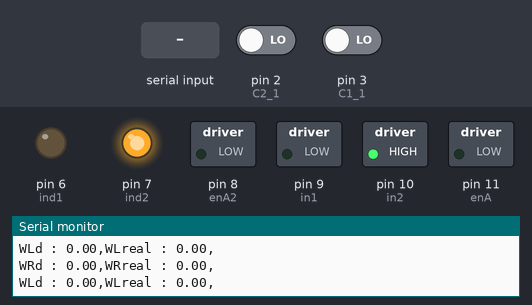
Recording of a sketch running on a simulated Arduino Uno, built with avr-gcc and run on an emulated ATmega328P. Shown: switched loads named in the sketch (green lamp = pin HIGH), output pins drawn as LEDs (lit = HIGH), the last lines printed to the serial monitor. Inputs (shaded band) come from the test bench; at power-on: pin 2 (C2_1) LOW, pin 3 (C1_1) LOW.

Above: at 1.2 s.
1.3 s: "30,150\n" received over Serial
At 2.8 s:
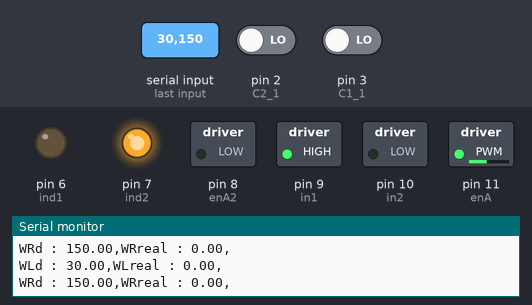
3.1 s: "90,45\n" received over Serial
At 3.6 s:
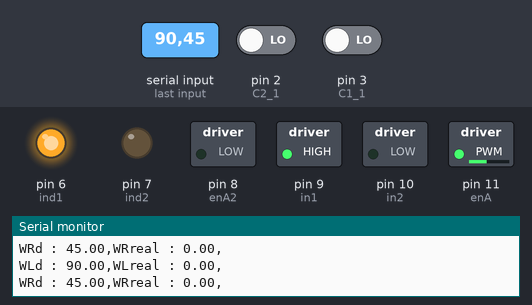
4.6 s: "90\n" received over Serial
At 5.8 s:
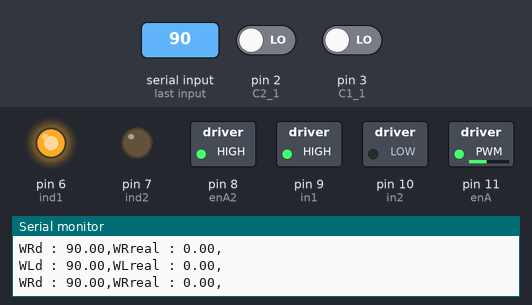
6.1 s: "200\n" received over Serial
At 7.2 s:
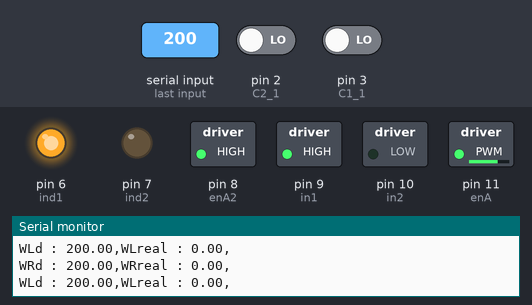
7.7 s: pin 2 (C2_1) driven HIGH
At 8.8 s:
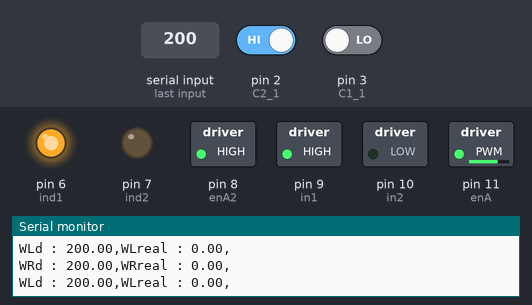
10.7 s: byte 10 ('\n') received over Serial
At 11.7 s:
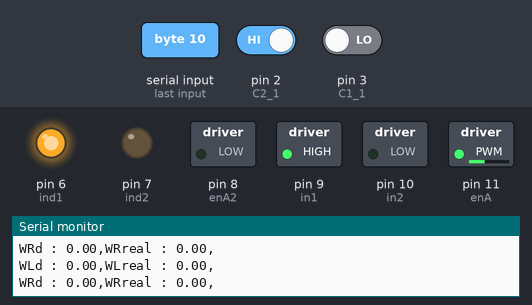
Timing chart, 0 to 13.3 s (numbered marks = the images above; inputs shaded):
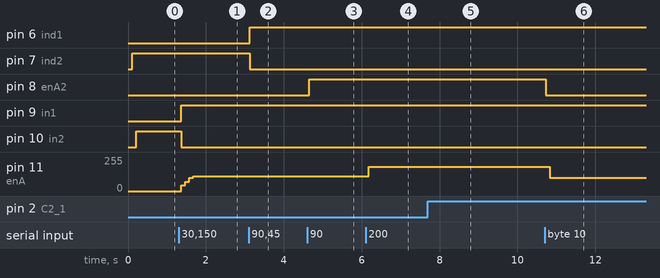

Measured:
- after the input at 1.3 s, pin 9 (in1): LOW → HIGH after 0.07 s; pin 10 (in2): HIGH → LOW after 0.07 s; pin 11 (enA): 0/255 → 42/255 after 0.07 s, → 71/255 0.10 s later, → 101/255 0.10 s later, → 111/255 0.10 s later
- after the input at 3.1 s, pin 6 (ind1): LOW → HIGH at once; pin 7 (ind2): HIGH → LOW at once
- after the input at 4.6 s, pin 8 (enA2): LOW → HIGH after 0.06 s
- after the input at 6.1 s, pin 11 (enA): 111/255 → 182/255 after 0.09 s
- after the input at 7.7 s, pin 11 (enA): 182/255 → 183/255 after 0.07 s, → 182/255 0.11 s later
- after the input at 10.7 s, pin 8 (enA2): HIGH → LOW at once; pin 11 (enA): 182/255 → 99/255 after 0.13 s

The sketch:

carritochido.ino
```cpp
#include "PinChangeInterrupt.h"

String inputString = "";         // String para contener datos entrantes
bool stringComplete = false;     //bandera en falso de comunicacion
const char separator = ',';   //separador de datos
const int dataLength = 4;    //numero de datos
float data[dataLength];    //guardamos datos de un vector "data"

////////////////////// LINK 1 ///////////////////////////////

const byte    C1_1 = 3;                  // Entrada de la señal A del encoder.  (Ojo invertir canales)
const byte    C2_1 = 2;                  // Entrada de la señal B del encoder.
const byte    in1  = 9;
const byte    in2  = 10;
const byte    enA = 11;

volatile long contador_1 = 0; //interrupcion 1
volatile byte ant_1      = 0; //tick anterior
volatile byte act_1      = 0; //tick actual

//Lanta derecha

const byte c1_2 = 4;
const byte c2_2 = 5;
const byte ind1 = 6;
const byte ind2 = 7;
const byte enA2 = 8;

volatile long contador_2 = 0;
volatile byte ant_2 = 0;
volatile byte act_2 = 0;

////////////////////// Tiempo de muestreo ///////////////////////////////

unsigned long lastTime = 0, currentTime = 0, sampleTime = 0;

////////////////////// VARIABLES PID LINK 1 ///////////////////////////////
double        WLreal    = 0.0, WLd   = 0.0,  WLdd   = 0.0;
double        Pterm1    = 0.0, DTerm1    = 0.0, ITerm1    = 0.0, lastq1real = 0.0;
double        kp1       = 0.0, ki1         = 0.0, kd1         = 0.0;
double        error1    = 0.0, error1_ant    = 0.0,  cumerror1   = 0.0, error1p   = 0.0;
byte          pwm1      = 0;
double        u1    = 0.0;

////////////////////// VARIABLES PID LINK 2 ///////////////////////////////
double        WRd = 0.0, WRreal    = 0.0, WRdd = 0.0;
double        Pterm2 = 0.0, Dterm2 = 0.0, Iterm2 = 0.0, lastqrreal = 0.0;
double        kp2 = 0.0, ki2 = 0.0, kd2 = 0.0;
double        error2 = 0.0, error2_ant = 0.0, cumerror2 = 0.0, error2p = 0.0;
byte          pwm2 = 0;
double        u2 =0.0;


////////////////////// FILTROS ///////////////////////////////
double       outMin   = 0.0, outMax     = 0.0;
const double alfa = 0.7, valueConst1=104.71, R=60;
double t = 0.0;


////////////////////// FILTROS ///////////////////////////////
double       outMin2   = 0.0, outMax2     = 0.0;
const double alfa2 = 0.7, valueConst2 = 104.71, R2 = 60;
double t2 = 0.0;


void setup() {
  // put your setup code here, to run once:
  Serial.begin(38400);

  pinMode(C1_1, INPUT); //entrada canal a
  pinMode(C2_1, INPUT);  //entrada canal b
  pinMode(in1, OUTPUT); //puente h derecho
  pinMode(in2, OUTPUT); //puente h izquierdo
  pinMode(enA, OUTPUT); //puente h izquierdo

  digitalWrite(in1, false);     //aseguramos motor en reposo inicial
  digitalWrite(in2, false);
  //digitalWrite(enA,100);

  pinMode(c1_2, INPUT);
  pinMode(c2_2, INPUT);
  pinMode(ind1,OUTPUT);
  pinMode(ind2,OUTPUT);
  pinMode(enA2,OUTPUT);

  digitalWrite(ind1,false);
  digitalWrite(ind2,false);

 //declaramos interrupciones
attachInterrupt(digitalPinToInterrupt(C1_1), encoder_1, CHANGE);
attachInterrupt(digitalPinToInterrupt(C2_1), encoder_1, CHANGE);

attachInterrupt(digitalPinToInterrupt(c1_2), encoder_2, CHANGE);
attachInterrupt(digitalPinToInterrupt(c2_2), encoder_2, CHANGE);

//asignamos tiempo de muestreo 0.1s

sampleTime = 100;                      // Se le asigna el tiempo de muestreo en milisegundos.
// limites de control PID

outMax =  10000;                      // Límite máximo del controlador PID.
outMin = -10000;                     // Límite mínimo del controlador PID.

outMax2 =  10000;
outMin2 = -10000;

//ganancias del PID

  kp1 = 0.4;
  kd1 = 1.9;
  ki1 = 0.0099;

  kp2 = 0.4;
  kd2 = 1.9;
  ki2 = 0.0099;

WLd = 0.0;
WRd=0.0;
}

void loop() {
  if (stringComplete)
  {
    for (int i = 0; i < dataLength ; i++)
    {
      int index = inputString.indexOf(separator);  //pasa dato por dato hasta llegar al separador
      data[i] = inputString.substring(0, index).toFloat(); //guarda todos los datos del index en data i
      inputString = inputString.substring(index + 1); //

    } //finaliza for

    WLd=data[0]; //guardamos valores recibidos
    WLdd=data[1];

    WRd = data[2];
    WRdd = data [3];

    Serial.println(WLreal,3);
    Serial.println(WRreal,3);

    inputString = "";
    stringComplete = false;

  }//finaliza if

ComputePID();
ControlPID();

} //finaliza voidloop

double ComputePID(void){

if (millis() - lastTime >= sampleTime){

noInterrupts(); // Desconectamos la interrupción para que no actué en esta parte del programa.

WLreal= (valueConst1*contador_1)/(millis()-lastTime);
lastTime = millis();
contador_1=0;

interrupts ();

//calcular errror de seguimiento
error1 =  (WLd - WLreal);
 //termino proporcional
Pterm1  = error1;

 //termino integral
ITerm1 += error1 * sampleTime; // compute integral
if(ITerm1 > 10000) ITerm1= 10000; else if (ITerm1 < -10000) ITerm1=-10000;//amti-windup

 //termino derivativo
DTerm1 = (error1-error1_ant)/(sampleTime);
///controlador ¨PID

u1 =  kp1*Pterm1 + ki1*ITerm1 + kd1*DTerm1;


if (u1 > 0) anticlockwise(in1,in2,enA,abs(u1));else clockwise(in1,in2,enA,abs(u1));

}//finaliza if
Serial.print("WLd : ");Serial.print(WLd); Serial.print(",");
Serial.print("WLreal : ");Serial.print(WLreal); Serial.print(",");
Serial.println();
} //finaliza control pid

double ControlPID(void){

if (millis() - lastTime >= sampleTime){

noInterrupts(); // Desconectamos la interrupción para que no actué en esta parte del programa.

WRreal= (valueConst2*contador_2)/(millis()-lastTime);
lastTime = millis();
contador_2=0;

interrupts ();

//calcular errror de seguimiento
error2 =  (WRd - WRreal);
 //termino proporcional
Pterm2  = error2;

 //termino integral
Iterm2 += error2 * sampleTime; // compute integral
if(Iterm2 > 10000) Iterm2= 10000; else if (Iterm2 < -10000) Iterm2 = -10000;//amti-windup

 //termino derivativo
Dterm2 = (error2-error2_ant)/(sampleTime);
///controlador ¨PID

u2 =  kp2*Pterm2 + ki2*Iterm2 + kd2*Dterm2;


if (u2 > 0) anticlockwise2(ind1,ind2,enA2,abs(u2));else clockwise2(ind1,ind2,enA2,abs(u2));

}//finaliza if
Serial.print("WRd : ");Serial.print(WRd); Serial.print(",");
Serial.print("WRreal : ");Serial.print(WRreal); Serial.print(",");
Serial.println();
} //finaliza control pid

void encoder_1(void)
{
 ant_1=act_1;

if(digitalRead(C1_1)==1) bitSet(act_1,0); else bitClear(act_1,0);
if(digitalRead(C2_1)==1) bitSet(act_1,1); else bitClear(act_1,1);

if(ant_1==3 && act_1==1) contador_1--; //Cuadratura x1
if(ant_1==1 && act_1==0) contador_1--;//Cuadratura x2
if(ant_1==0 && act_1==2) contador_1--; //Cuadratura x4
if(ant_1==2 && act_1==3) contador_1--;//Cuadratura x4

if(ant_1==1 && act_1==3) contador_1++; //Cuadratura x1
if(ant_1==0 && act_1==1) contador_1++;//Cuadratura x2
if(ant_1==2 && act_1==0) contador_1++; //Cuadratura x4
if(ant_1==3 && act_1==2) contador_1++;//Cuadratura x4
}

void encoder_2(void)
{
 ant_2=act_2;

if(digitalRead(c1_2)==1) bitSet(act_2,0); else bitClear(act_2,0);
if(digitalRead(c2_2)==1) bitSet(act_2,1); else bitClear(act_2,1);

if(ant_2==3 && act_2==1) contador_2--; //Cuadratura x1
if(ant_2==1 && act_2==0) contador_2--;//Cuadratura x2
if(ant_2==0 && act_2==2) contador_2--; //Cuadratura x4
if(ant_2==2 && act_2==3) contador_2--;//Cuadratura x4

if(ant_2==1 && act_2==3) contador_2++; //Cuadratura x1
if(ant_2==0 && act_2==1) contador_2++;//Cuadratura x2
if(ant_2==2 && act_2==0) contador_2++; //Cuadratura x4
if(ant_2==3 && act_2==2) contador_2++;//Cuadratura x4
}


void clockwise (int pin1, int pin2, int analogPin, int pwm){
digitalWrite(pin1,LOW);
digitalWrite(pin2,HIGH);
analogWrite (analogPin, pwm);}

void clockwise2 (int pind1, int pind2, int analogPin, int pwm){
digitalWrite(pind1,LOW);
digitalWrite(pind2,HIGH);
analogWrite (analogPin, pwm);}

void anticlockwise (int pin1, int pin2, int analogPin, int pwm){
digitalWrite(pin1,HIGH);
digitalWrite(pin2,LOW);
analogWrite (analogPin, pwm);}

void anticlockwise2 (int pind1, int pind2, int analogPin, int pwm){
digitalWrite(pind1,HIGH);
digitalWrite(pind2,LOW);
analogWrite (analogPin, pwm);}


void serialEvent(){
      while(Serial.available()){
        char inChar = (char)Serial.read();
        inputString +=inChar;
        if(inChar =='\n'){
          stringComplete = true;
        }
      }
 }
```
